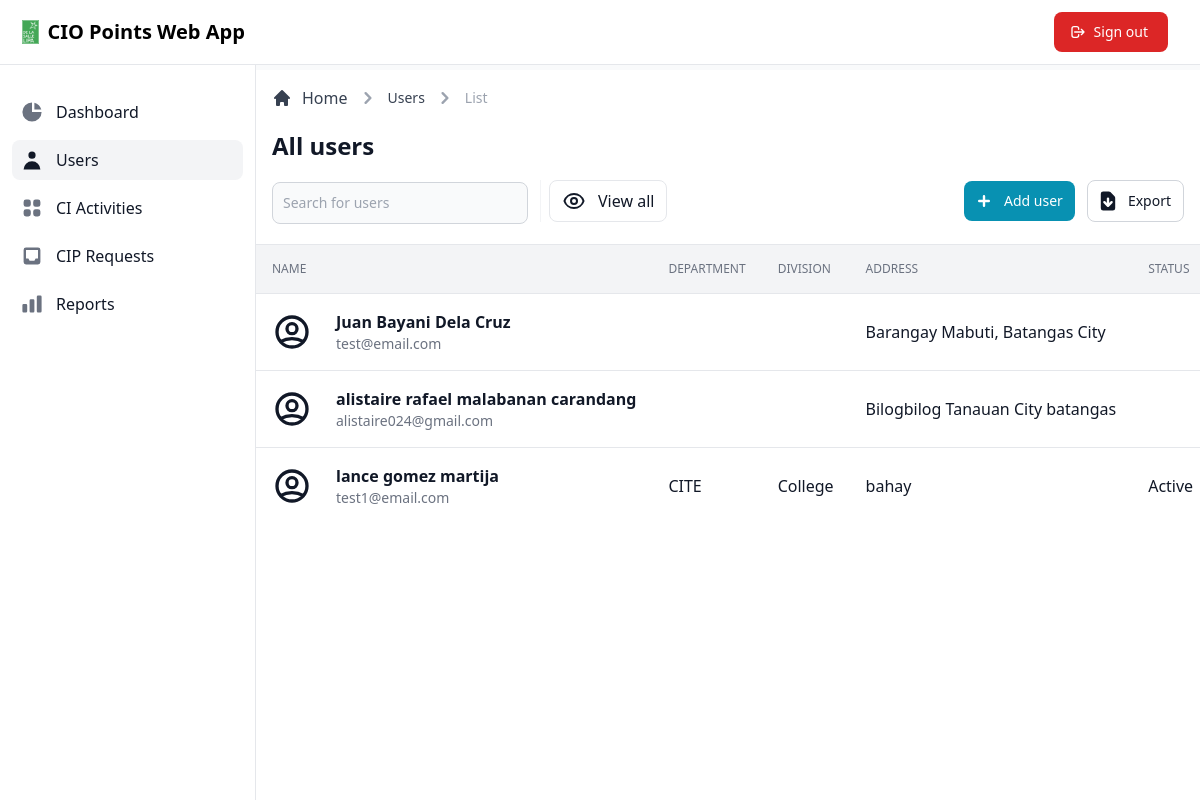
/admin/view/users.php (signed in), run on the app's committed database.
### tables this page shows
CREATE TABLE `user` (
  `user_id` int(11) NOT NULL,
  `first_name` varchar(255) NOT NULL,
  `middle_name` varchar(255) NOT NULL,
  `last_name` varchar(255) NOT NULL,
  `address` varchar(255) NOT NULL,
  `email` varchar(255) NOT NULL,
  `password` varchar(255) NOT NULL,
  `contact_number` varchar(255) NOT NULL,
  `department` varchar(255) NOT NULL,
  `division` varchar(255) NOT NULL,
  `status` varchar(255) NOT NULL,
  `type` varchar(255) NOT NULL,
  `date_created` timestamp NOT NULL DEFAULT current_timestamp(),
  `date_updated` timestamp NOT NULL DEFAULT current_timestamp() ON UPDATE current_timestamp()
);

### admin/view/users.php (called while the page is built, shortened)
<?php
$data = [
    'title' => 'Users',
    'dir' => '../../'
];
include_once '../database/database.php';
class DisplayUsers extends Dbh
{
    public function getUser()
    {
        $sql = 'SELECT * FROM user;';
        $stmt = $this->connect()->prepare($sql);
        if (!$stmt->execute()) {
            $stmt = null;
            exit;
        }
        $result = $stmt->fetchAll(PDO::FETCH_ASSOC);
        return $result;
    }
}
$display = new DisplayUsers();
$records = $display->getUser();
include_once '../layouts/header.php';
include_once '../layouts/navbar.php';
include_once '../layouts/sidebar.php';
include_once '../pages/users/main.php';
include_once '../layouts/footer.php';

### admin/database/database.php (called while the page is built)
<?php
class Dbh
{
  private $hostname = 'localhost';
  private $username = 'root';
  private $password = '';
  private $dbname = 'dbciopointswebapp';
  public function connect()
  {
    try {
      $dbh = new PDO('mysql:host=' . $this->hostname . ';dbname=' . $this->dbname, $this->username, $this->password);
      return $dbh;
    } catch (PDOException $e) {
      print "Error!: " . $e->getMessage() . "<br>";
      die();
    }
  }
}

### admin/pages/users/tabledata.php (the view, shortened to what this page needs)
<div class="flex flex-col">
  <div class="overflow-x-auto">
    <div class="inline-block min-w-full align-middle">
      <div class="overflow-hidden shadow">
        <table class="min-w-full divide-y divide-gray-200 table-fixed">
          <thead class="bg-gray-100">
            <tr>
              <th scope="col" class="p-4 text-xs font-medium text-left text-gray-500 uppercase">
                Name
              </th>
              <th scope="col" class="p-4 text-xs font-medium text-left text-gray-500 uppercase">
                Department
              </th>
              <th scope="col" class="p-4 text-xs font-medium text-left text-gray-500 uppercase">
                Division
              </th>
              <th scope="col" class="p-4 text-xs font-medium text-left text-gray-500 uppercase">
                Address
              </th>
              <th scope="col" class="p-4 text-xs font-medium text-left text-gray-500 uppercase">
                Status
              </th>
            </tr>
          </thead>
          <tbody class="bg-white divide-y divide-gray-200">
            <?php foreach ($records as $data) { ?>
              <tr class="hover:bg-gray-100">
                <td class="flex items-center p-4 mr-12 space-x-6 whitespace-nowrap lg:mr-0">
                  <div class="text-sm font-normal text-gray-500">
                    <div class="text-base font-semibold text-gray-900"><?= $data['first_name'] . ' ' . $data['middle_name'] . ' ' . $data['last_name']; ?></div>
                    <div class="text-sm font-normal text-gray-500"><?= $data['email'] ?></div>
                  </div>
                </td>
                <td class="p-4 text-base font-medium text-gray-900 whitespace-nowrap"><?= $data['department']; ?></td>
                <td class="p-4 text-base font-medium text-gray-900 whitespace-nowrap"><?= $data['division']; ?></td>
                <td class="p-4 text-base font-medium text-gray-900 whitespace-nowrap"><?= $data['address']; ?></td>
                <td class="p-4 text-base font-normal text-gray-900 whitespace-nowrap"><?= $data['status'] ?></td>
              </tr>
            <?php } ?>
          </tbody>
        </table>
      </div>
    </div>
  </div>
</div>

### admin/layouts/header.php (shortened to what this page needs)
<!DOCTYPE html>
<html lang="en">
<head>
  <link rel="stylesheet" href="<?= $data['dir']; ?>src/css/style.css?<?= time(); ?>">
</head>
<body>

### admin/layouts/navbar.php (shortened to what this page needs)
<nav class="fixed z-30 w-full bg-white border-b border-gray-200">
  <div class="px-3 py-3 lg:px-5 lg:pl-3">
    <div class="flex items-center justify-between">
      <div class="flex items-center justify-start">
        <a href="#" class="text-xl font-bold flex items-center lg:ml-2.5">
          <img src="../../src/images/dlsl-logo.png" class="h-6 mr-2" alt="Windster Logo">
          <span class="self-center whitespace-nowrap">CIO Points Web App</span>
        </a>
      </div>
      <div class="flex items-center">
        <a href="../includes/logout.inc.php" class="hidden sm:inline-flex ml-5 text-white bg-red-600 hover:bg-red-700 focus:ring-4 focus:ring-red-200 font-medium rounded-lg text-sm px-5 py-2.5 text-center items-center mr-3">
          <svg xmlns="http://www.w3.org/2000/svg" class="w-4 h-4 mr-2 -ml-1" fill="none" viewBox="0 0 24 24" stroke="currentColor" stroke-width="2">
            <path stroke-linecap="round" stroke-linejoin="round" d="M17 16l4-4m0 0l-4-4m4 4H7m6 4v1a3 3 0 01-3 3H6a3 3 0 01-3-3V7a3 3 0 013-3h4a3 3 0 013 3v1" />
          </svg>
          Sign out
        </a>
      </div>
    </div>
  </div>
</nav>

### admin/layouts/sidebar.php (shortened to what this page needs)
<aside id="sidebar" class="fixed top-0 left-0 z-20 flex flex-col flex-shrink-0 hidden w-64 h-full pt-16 duration-75 lg:flex transition-width" aria-label="Sidebar">
  <div class="relative flex flex-col flex-1 min-h-0 pt-0 bg-white border-r border-gray-200">
    <div class="flex flex-col flex-1 pt-5 pb-4 overflow-y-auto">
      <div class="flex-1 px-3 space-y-1 bg-white divide-y">
        <ul class="pb-2 space-y-2">
          <li>
            <a href="../view/dashboard.php" class="flex items-center p-2 text-base font-normal text-gray-900 rounded-lg hover:bg-gray-100 group <?= ($data['title'] == 'Dashboard') ? 'bg-gray-100' : ''; ?>">
              <svg class="w-6 h-6 transition duration-75 group-hover:text-gray-900 <?= ($data['title'] == 'Dashboard') ? 'text-gray-900' : 'text-gray-500'; ?>" fill="currentColor" viewBox="0 0 20 20" xmlns="http://www.w3.org/2000/svg">
                <path d="M2 10a8 8 0 018-8v8h8a8 8 0 11-16 0z"></path>
                <path d="M12 2.252A8.014 8.014 0 0117.748 8H12V2.252z"></path>
              </svg>
              <span class="ml-3">Dashboard</span>
            </a>
          </li>
          <li>
            <a href="../view/users.php" class="text-base text-gray-900 font-normal rounded-lg hover:bg-gray-100 flex items-center p-2 group <?= ($data['title'] == 'Users') ? 'bg-gray-100' : ''; ?>">
              <svg class="w-6 h-6 transition duration-75 group-hover:text-gray-900 <?= ($data['title'] == 'Users') ? 'text-gray-900' : 'text-gray-500'; ?>" fill="currentColor" viewBox="0 0 20 20" xmlns="http://www.w3.org/2000/svg">
                <path fill-rule="evenodd" d="M10 9a3 3 0 100-6 3 3 0 000 6zm-7 9a7 7 0 1114 0H3z" clip-rule="evenodd"></path>
              </svg>
              <span class="flex-1 ml-3 whitespace-nowrap">Users</span>
            </a>
          </li>
          <li>
            <a href="../view/ciactivities.php" class="text-base text-gray-900 font-normal rounded-lg hover:bg-gray-100 flex items-center p-2 group <?= ($data['title'] == 'CI Activities') ? 'bg-gray-100' : ''; ?>">
              <svg xmlns="http://www.w3.org/2000/svg" class="w-6 h-6 transition duration-75 group-hover:text-gray-900 <?= ($data['title'] == 'CI Activities') ? 'text-gray-900' : 'text-gray-500'; ?>" viewBox="0 0 20 20" fill="currentColor">
                <path d="M5 3a2 2 0 00-2 2v2a2 2 0 002 2h2a2 2 0 002-2V5a2 2 0 00-2-2H5zM5 11a2 2 0 00-2 2v2a2 2 0 002 2h2a2 2 0 002-2v-2a2 2 0 00-2-2H5zM11 5a2 2 0 012-2h2a2 2 0 012 2v2a2 2 0 01-2 2h-2a2 2 0 01-2-2V5zM11 13a2 2 0 012-2h2a2 2 0 012 2v2a2 2 0 01-2 2h-2a2 2 0 01-2-2v-2z" />
              </svg>
              <span class="flex-1 ml-3 whitespace-nowrap">CI Activities</span>
            </a>
          </li>
          <li>
            <a href="../view/ciprequests.php" class="text-base text-gray-900 font-normal rounded-lg hover:bg-gray-100 flex items-center p-2 group <?= ($data['title'] == 'CIP Requests') ? 'bg-gray-100' : ''; ?>">
              <svg xmlns="http://www.w3.org/2000/svg" class="w-6 h-6 transition duration-75 group-hover:text-gray-900 <?= ($data['title'] == 'CIP Requests') ? 'text-gray-900' : 'text-gray-500'; ?>" viewBox="0 0 20 20" fill="currentColor">
                <path fill-rule="evenodd" d="M5 3a2 2 0 00-2 2v10a2 2 0 002 2h10a2 2 0 002-2V5a2 2 0 00-2-2H5zm0 2h10v7h-2l-1 2H8l-1-2H5V5z" clip-rule="evenodd" />
              </svg>
              <span class="flex-1 ml-3 whitespace-nowrap">CIP Requests</span>
            </a>
          </li>
          <li>
            <a href="../view/reports.php" class="flex items-center p-2 text-base font-normal text-gray-900 rounded-lg hover:bg-gray-100 group <?= ($data['title'] == 'Reports') ? 'bg-gray-100' : ''; ?>">
              <svg xmlns="http://www.w3.org/2000/svg" class="w-6 h-6 transition duration-75 group-hover:text-gray-900 <?= ($data['title'] == 'Reports') ? 'text-gray-900' : 'text-gray-500'; ?>" viewBox="0 0 20 20" fill="currentColor">
                <path d="M2 11a1 1 0 011-1h2a1 1 0 011 1v5a1 1 0 01-1 1H3a1 1 0 01-1-1v-5zM8 7a1 1 0 011-1h2a1 1 0 011 1v9a1 1 0 01-1 1H9a1 1 0 01-1-1V7zM14 4a1 1 0 011-1h2a1 1 0 011 1v12a1 1 0 01-1 1h-2a1 1 0 01-1-1V4z" />
              </svg>
              <span class="flex-1 ml-3 whitespace-nowrap">Reports</span>
            </a>
          </li>
        </ul>
      </div>
    </div>
  </div>
</aside>

### admin/pages/users/main.php (shortened to what this page needs)
<div class="flex pt-16 overflow-hidden bg-white">
  <div id="main-content" class="relative w-full h-full overflow-y-auto bg-gray-50 lg:ml-64">
    <main>
      <div class="p-4 bg-white block sm:flex items-center justify-between border-b border-gray-200 lg:mt-1.5">
        <div class="w-full mb-1">
          <div class="mb-4">
            <nav class="flex mb-5" aria-label="Breadcrumb">
              <ol class="inline-flex items-center space-x-1 md:space-x-2">
                <li class="inline-flex items-center">
                  <a href="../view/dashboard.php" class="inline-flex items-center text-gray-700 hover:text-gray-900">
                    <svg class="w-5 h-5 mr-2.5" fill="currentColor" viewBox="0 0 20 20" xmlns="http://www.w3.org/2000/svg">
                      <path d="M10.707 2.293a1 1 0 00-1.414 0l-7 7a1 1 0 001.414 1.414L4 10.414V17a1 1 0 001 1h2a1 1 0 001-1v-2a1 1 0 011-1h2a1 1 0 011 1v2a1 1 0 001 1h2a1 1 0 001-1v-6.586l.293.293a1 1 0 001.414-1.414l-7-7z"></path>
                    </svg>
                    Home
                  </a>
                </li>
                <li>
                  <div class="flex items-center">
                    <svg class="w-6 h-6 text-gray-400" fill="currentColor" viewBox="0 0 20 20" xmlns="http://www.w3.org/2000/svg">
                      <path fill-rule="evenodd" d="M7.293 14.707a1 1 0 010-1.414L10.586 10 7.293 6.707a1 1 0 011.414-1.414l4 4a1 1 0 010 1.414l-4 4a1 1 0 01-1.414 0z" clip-rule="evenodd"></path>
                    </svg>
                    <a href="#" class="ml-1 text-sm font-medium text-gray-700 hover:text-gray-900 md:ml-2">Users</a>
                  </div>
                </li>
                <li>
                  <div class="flex items-center">
                    <svg class="w-6 h-6 text-gray-400" fill="currentColor" viewBox="0 0 20 20" xmlns="http://www.w3.org/2000/svg">
                      <path fill-rule="evenodd" d="M7.293 14.707a1 1 0 010-1.414L10.586 10 7.293 6.707a1 1 0 011.414-1.414l4 4a1 1 0 010 1.414l-4 4a1 1 0 01-1.414 0z" clip-rule="evenodd"></path>
                    </svg>
                    <span class="ml-1 text-sm font-medium text-gray-400 md:ml-2" aria-current="page">List</span>
                  </div>
                </li>
              </ol>
            </nav>
            <h1 class="text-xl font-semibold text-gray-900 sm:text-2xl">All users</h1>
          </div>
          <div class="sm:flex">
            <div class="items-center hidden mb-3 sm:flex sm:divide-x sm:divide-gray-100 sm:mb-0">
              <form class="lg:pr-3" action="#" method="GET">
                <div class="relative mt-1 lg:w-64 xl:w-96">
                  <input type="text" name="search" id="users-search" class="bg-gray-50 border border-gray-300 text-gray-900 sm:text-sm rounded-lg focus:ring-cyan-600 focus:border-cyan-600 block w-full p-2.5" placeholder="Search for users">
                </div>
              </form>
              <div class="flex pl-0 mt-3 space-x-1 sm:pl-2 sm:mt-0">
                <a href="users.php" class="text-gray-900 bg-white hover:bg-gray-100 focus:ring-4 focus:ring-gray-200 border border-gray-200 font-medium inline-flex items-center rounded-lg text-base px-3 py-2 text-center;">
                  <span>View all</span>
                </a>
              </div>
            </div>
            <div class="flex items-center ml-auto space-x-2 sm:space-x-3">
              <a href="../view/addUser.php" class="inline-flex items-center justify-center w-1/2 px-3 py-2 text-sm font-medium text-center text-white rounded-lg bg-cyan-600 hover:bg-cyan-700 focus:ring-4 focus:ring-cyan-200 sm:w-auto">
                <svg class="w-6 h-6 mr-2 -ml-1" fill="currentColor" viewBox="0 0 20 20" xmlns="http://www.w3.org/2000/svg">
                  <path fill-rule="evenodd" d="M10 5a1 1 0 011 1v3h3a1 1 0 110 2h-3v3a1 1 0 11-2 0v-3H6a1 1 0 110-2h3V6a1 1 0 011-1z" clip-rule="evenodd"></path>
                </svg>
                Add user
              </a>
              <a href="#" class="inline-flex items-center justify-center w-1/2 px-3 py-2 text-sm font-medium text-center text-gray-900 bg-white border border-gray-300 rounded-lg hover:bg-gray-100 focus:ring-4 focus:ring-cyan-200 sm:w-auto">
                Export
              </a>
            </div>
          </div>
        </div>
      </div>
      <?php
      if (!empty($records)) {
        include_once '../pages/users/tabledata.php';
      }
      ?>
    </main>
  </div>
</div>

### admin/layouts/footer.php (shortened to what this page needs)
</body>
</html>

### data on the page
user: first_name "Juan", middle_name "Bayani", last_name "Dela Cruz", email "test@email.com", address "Barangay Mabuti, Batangas City"
user: first_name "alistaire rafael", middle_name "malabanan", last_name "carandang", email "alistaire024@gmail.com", address "Bilogbilog Tanauan City batangas"
user: first_name "lance", middle_name "gomez", last_name "martija", email "test1@email.com", department "CITE", division "College", address "bahay", status "Active"
